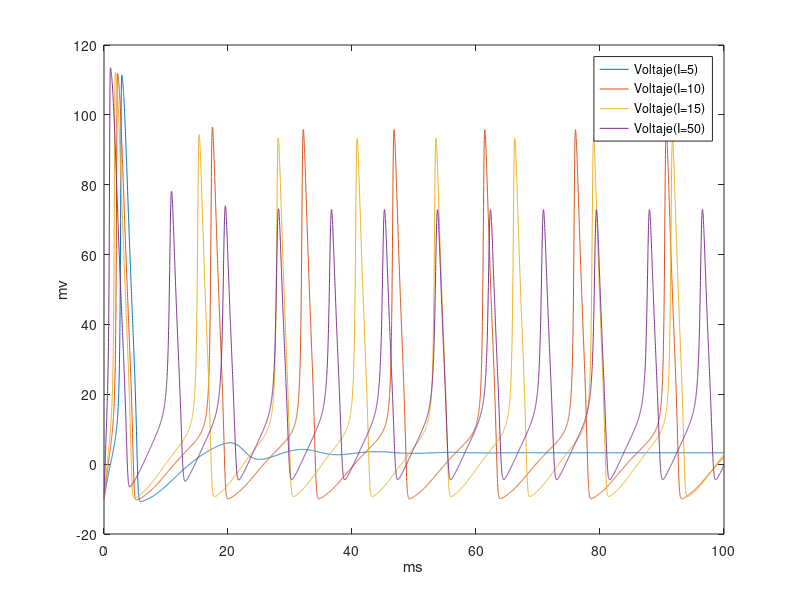

MATLAB code to generate this figure:

%----------------- Variables de la funcion -----------------%
H=.01;
t = 0:H:100;
I=5; %Para este caso se ignora este parametro y se usan 5,10,15,50
%-----------------------------------------------------------%

C = 1;
gK_max = 36; 
gNa_max = 120; 
g_L = 0.3;
E_K = -12; 
E_Na = 115; 
E_L = 10.6;


V=-10; 

k1_n = 0.01 * ( (10-V) / (exp((10-V)/10)-1) );
k2_n = 0.125*exp(-V/80); 
k1_m = 0.1*( (25-V) / (exp((25-V)/10)-1) ); 
k2_m = 4*exp(-V/18);
k1_h = 0.07*exp(-V/20); 
k2_h = 1/(exp((30-V)/10)+1); 

n(1) = k1_n/(k1_n+k2_n); 
m(1) = k1_m/(k1_m+k2_m); 
h(1) = k1_h/(k1_h+k2_h);

for j=1:4
    if j==1
        I=5;
    end
    if j==2
        I=10;
    end
    if j==3
        I=15;
    end
    if j==4
        I=50;
    end
    
    for i=1:numel(t)-1 
        k1_n(i) = 0.01 * ( (10-V(i)) / (exp((10-V(i))/10)-1) );
        k2_n(i) = 0.125*exp(-V(i)/80);
        k1_m(i) = 0.1*( (25-V(i)) / (exp((25-V(i))/10)-1) );
        k2_m(i) = 4*exp(-V(i)/18);
        k1_h(i) = 0.07*exp(-V(i)/20);
        k2_h(i) = 1/(exp((30-V(i))/10)+1);

        n(i+1) = n(i) + H*(k1_n(i) *(1-n(i)) - k2_n(i) * n(i));
        m(i+1) = m(i) + H*(k1_m(i) *(1-m(i)) - k2_m(i) * m(i));
        h(i+1) = h(i) + H*(k1_h(i) *(1-h(i)) - k2_h(i) * h(i));
        
        V(i+1) = V(i) + H*(I - (n(i)^4) * gK_max * (V(i)-E_K) - (m(i)^3) * gNa_max * h(i) * (V(i)-E_Na) - g_L *(V(i)-E_L))/C;
    end
    i=1;
    
    if j==1
        V1=V
    end
    if j==2
        V2=V;
    end
    if j==3
        V3=V;
    end
    if j==4
        V4=V;
    end
    
end

plot(t,V1,t,V2,t,V3,t,V4)
    ylabel('mv')
    xlabel('ms')
    legend('Voltaje(I=5)','Voltaje(I=10)','Voltaje(I=15)','Voltaje(I=50)')




